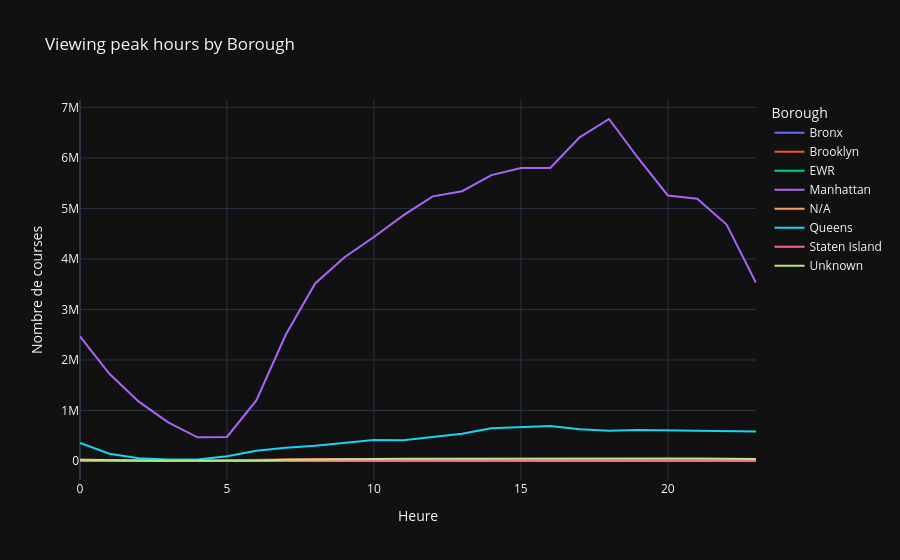

Notebook code for this chart:
### Code cell
fig_borough = px.line(
    peak_hours_by_zone_df.groupby(["pickup_hour", "Borough"])["total_trips"].sum().reset_index(),
    x="pickup_hour",
    y="total_trips",
    color="Borough",
    title="Viewing peak hours by Borough",
    labels={"pickup_hour": "Heure", "total_trips": "Nombre de courses"},
    template="plotly_dark"
)

fig_borough.show("png")

### Figure 1 — Plotly figure (JSON) as saved in the notebook; plotly's stock layout.template omitted (floating-point values rounded to 4 significant figures)
{"data": [{"hovertemplate": "Borough=Bronx<br>Heure=%{x}<br>Nombre de courses=%{y}<extra></extra>", "legendgroup": "Bronx", "line": {"color": "#636efa", "dash": "solid"}, "marker": {"symbol": "circle"}, "mode": "lines", "name": "Bronx", "orientation": "v", "showlegend": true, "type": "scatter", "x": [0, 1, 2, 3, 4, 5, 6, 7, 8, 9, 10, 11, 12, 13, 14, 15, 16, 17, 18, 19, 20, 21, 22, 23], "xaxis": "x", "y": [1511, 1019, 768, 747, 2726, 6021, 10271, 10432, 12114, 13077, 12085, 11917, 10974, 9509, 8198, 6516, 6162, 5074, 4085, 2882, 2329, 2309, 2047, 1658], "yaxis": "y"}, {"hovertemplate": "Borough=Brooklyn<br>Heure=%{x}<br>Nombre de courses=%{y}<extra></extra>", "legendgroup": "Brooklyn", "line": {"color": "#EF553B", "dash": "solid"}, "marker": {"symbol": "circle"}, "mode": "lines", "name": "Brooklyn", "orientation": "v", "showlegend": true, "type": "scatter", "x": [0, 1, 2, 3, 4, 5, 6, 7, 8, 9, 10, 11, 12, 13, 14, 15, 16, 17, 18, 19, 20, 21, 22, 23], "xaxis": "x", "y": [23082, 16631, 11799, 9364, 10925, 12619, 25759, 35772, 41176, 40105, 37013, 37281, 37740, 33864, 31029, 28710, 27167, 28839, 27525, 24274, 20312, 21839, 27591, 27506], "yaxis": "y"}, {"hovertemplate": "Borough=EWR<br>Heure=%{x}<br>Nombre de courses=%{y}<extra></extra>", "legendgroup": "EWR", "line": {"color": "#00cc96", "dash": "solid"}, "marker": {"symbol": "circle"}, "mode": "lines", "name": "EWR", "orientation": "v", "showlegend": true, "type": "scatter", "x": [0, 1, 2, 3, 4, 5, 6, 7, 8, 9, 10, 11, 12, 13, 14, 15, 16, 17, 18, 19, 20, 21, 22, 23], "xaxis": "x", "y": [18, 11, 18, 24, 57, 133, 198, 142, 136, 122, 126, 162, 230, 296, 436, 475, 504, 433, 407, 270, 137, 62, 34, 32], "yaxis": "y"}, {"hovertemplate": "Borough=Manhattan<br>Heure=%{x}<br>Nombre de courses=%{y}<extra></extra>", "legendgroup": "Manhattan", "line": {"color": "#ab63fa", "dash": "solid"}, "marker": {"symbol": "circle"}, "mode": "lines", "name": "Manhattan", "orientation": "v", "showlegend": true, "type": "scatter", "x": [0, 1, 2, 3, 4, 5, 6, 7, 8, 9, 10, 11, 12, 13, 14, 15, 16, 17, 18, 19, 20, 21, 22, 23], "xaxis": "x", "y": [2467032, 1726159, 1174982, 764273, 469263, 476344, 1199465, 2499297, 3514966, 4033677, 4435614, 4861588, 5238917, 5342040, 5659818, 5802274, 5802754, 6408728, 6770923, 5989185, 5257737, 5193110, 4681684, 3526814], "yaxis": "y"}, {"hovertemplate": "Borough=N/A<br>Heure=%{x}<br>Nombre de courses=%{y}<extra></extra>", "legendgroup": "N/A", "line": {"color": "#FFA15A", "dash": "solid"}, "marker": {"symbol": "circle"}, "mode": "lines", "name": "N/A", "orientation": "v", "showlegend": true, "type": "scatter", "x": [0, 1, 2, 3, 4, 5, 6, 7, 8, 9, 10, 11, 12, 13, 14, 15, 16, 17, 18, 19, 20, 21, 22, 23], "xaxis": "x", "y": [1029, 824, 681, 522, 460, 386, 420, 496, 588, 684, 827, 954, 942, 996, 1202, 1320, 1287, 1360, 1261, 1112, 960, 908, 966, 1080], "yaxis": "y"}, {"hovertemplate": "Borough=Queens<br>Heure=%{x}<br>Nombre de courses=%{y}<extra></extra>", "legendgroup": "Queens", "line": {"color": "#19d3f3", "dash": "solid"}, "marker": {"symbol": "circle"}, "mode": "lines", "name": "Queens", "orientation": "v", "showlegend": true, "type": "scatter", "x": [0, 1, 2, 3, 4, 5, 6, 7, 8, 9, 10, 11, 12, 13, 14, 15, 16, 17, 18, 19, 20, 21, 22, 23], "xaxis": "x", "y": [357330, 142980, 52777, 28562, 30843, 92416, 202165, 264320, 301279, 356994, 415755, 409741, 470136, 539043, 647645, 674890, 691617, 628164, 598118, 614198, 605256, 602487, 595381, 583165], "yaxis": "y"}, {"hovertemplate": "Borough=Staten Island<br>Heure=%{x}<br>Nombre de courses=%{y}<extra></extra>", "legendgroup": "Staten Island", "line": {"color": "#FF6692", "dash": "solid"}, "marker": {"symbol": "circle"}, "mode": "lines", "name": "Staten Island", "orientation": "v", "showlegend": true, "type": "scatter", "x": [0, 1, 2, 3, 4, 5, 6, 7, 8, 9, 10, 11, 12, 13, 14, 15, 16, 17, 18, 19, 20, 21, 22, 23], "xaxis": "x", "y": [78, 95, 62, 59, 57, 254, 340, 132, 199, 467, 243, 177, 186, 254, 269, 261, 452, 231, 115, 137, 160, 89, 103, 78], "yaxis": "y"}, {"hovertemplate": "Borough=Unknown<br>Heure=%{x}<br>Nombre de courses=%{y}<extra></extra>", "legendgroup": "Unknown", "line": {"color": "#B6E880", "dash": "solid"}, "marker": {"symbol": "circle"}, "mode": "lines", "name": "Unknown", "orientation": "v", "showlegend": true, "type": "scatter", "x": [0, 1, 2, 3, 4, 5, 6, 7, 8, 9, 10, 11, 12, 13, 14, 15, 16, 17, 18, 19, 20, 21, 22, 23], "xaxis": "x", "y": [25863, 14200, 8891, 5885, 4112, 4730, 11512, 22435, 30427, 36131, 40443, 42976, 46658, 48339, 52832, 53079, 52546, 56565, 58371, 53027, 48137, 48849, 45545, 38709], "yaxis": "y"}], "layout": {"legend": {"title": {"text": "Borough"}, "tracegroupgap": 0}, "title": {"text": "Viewing peak hours by Borough"}, "xaxis": {"anchor": "y", "domain": [0, 1], "title": {"text": "Heure"}}, "yaxis": {"anchor": "x", "domain": [0, 1], "title": {"text": "Nombre de courses"}}}}
